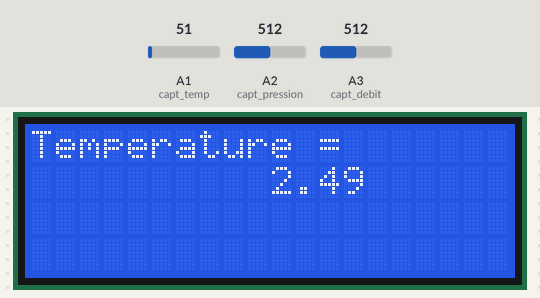
Simulated run of this sketch. Board: Arduino Uno, built with avr-gcc and run on an emulated ATmega328P. Parts: 20×4 character LCD. The test bench sets the inputs (shaded band); at power-on: A1 (capt_temp) = 51, A2 (capt_pression) = 512, A3 (capt_debit) = 512. What the sketch prints to the serial monitor is not drawn.

Above: at 1.2 s.
1.3 s: A1 (capt_temp) set to 61
At 3.5 s:
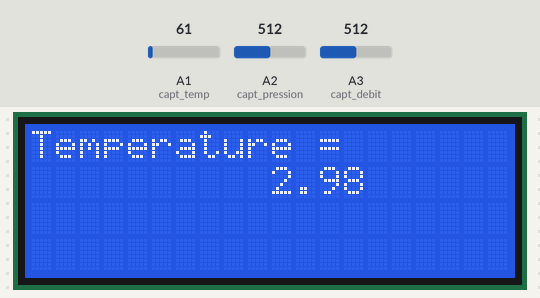
4.0 s: A1 (capt_temp) set to 71
At 4.6 s:
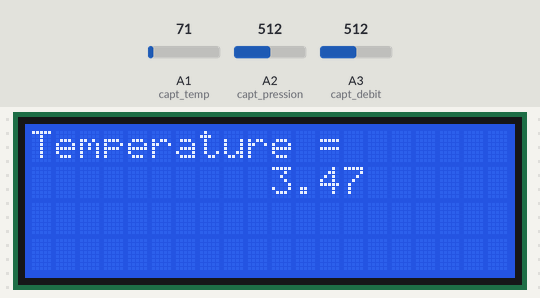
6.7 s: A1 (capt_temp) set to 86
At 9.0 s:
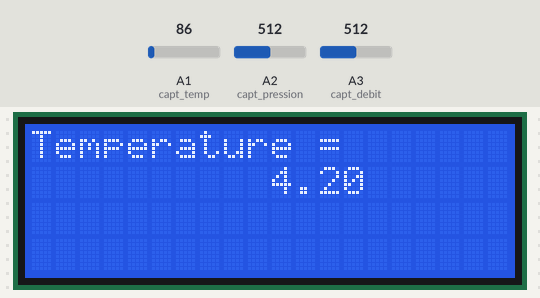
Timing chart, 0 to 10.5 s (numbered marks = the images above; inputs shaded):
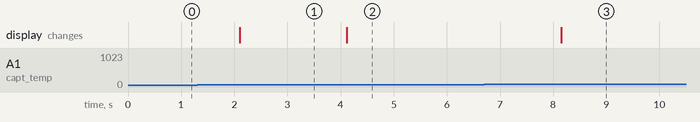

Measured:
- after the input at 1.3 s, the display: changes after 0.80 s (image 1)
- after the input at 4.0 s, the display: changes after 0.12 s (image 2)
- after the input at 6.7 s, the display: changes after 1.5 s (image 3)

The sketch:

CAP_TP_V3.ino
```cpp
//this code was created bye ENSEM students
#include <Wire.h>
#include <LiquidCrystal_I2C.h>
LiquidCrystal_I2C lcd(0x3F,20,4);
int capt_temp = 1  ; // lm35 relié au port A1
int capt_pression = 2 ; //caapteur de pression relié à A2
int capt_debit = 3 ; //capteur de débit relié à A3

void setup() {
 Serial.begin(9600);
 lcd.init();
 pinMode(capt_temp,INPUT);
 pinMode(capt_pression,INPUT);
 pinMode(capt_debit,INPUT);

}

void loop() {
// put your main code here, to run repeatedly:
int val_temp = analogRead(capt_temp); //lecture de la temperature
int val_press = analogRead(capt_pression);//lecture de la pression
int val_debit = analogRead(capt_debit);//lecture du débit
float temp = val_temp*(5.0/1023.0)/0.1;//Vout=10mV/°C
float pression = val_press*(5.0/1023.0);
float debit = val_debit*(5.0/1023.0);
senddata(temp,pression,debit);
lcd.backlight();
lcd.setCursor(0,0);
lcd.print("Temperature =");
//float t=(temp)/0.1;
lcd.setCursor(10,1);
lcd.print(temp);
delay(1999);

}
void senddata(float TEMP,float PRES,float debit){
  Serial.println(String(TEMP)+" "+String(PRES)+" "+String(debit));
}
```
